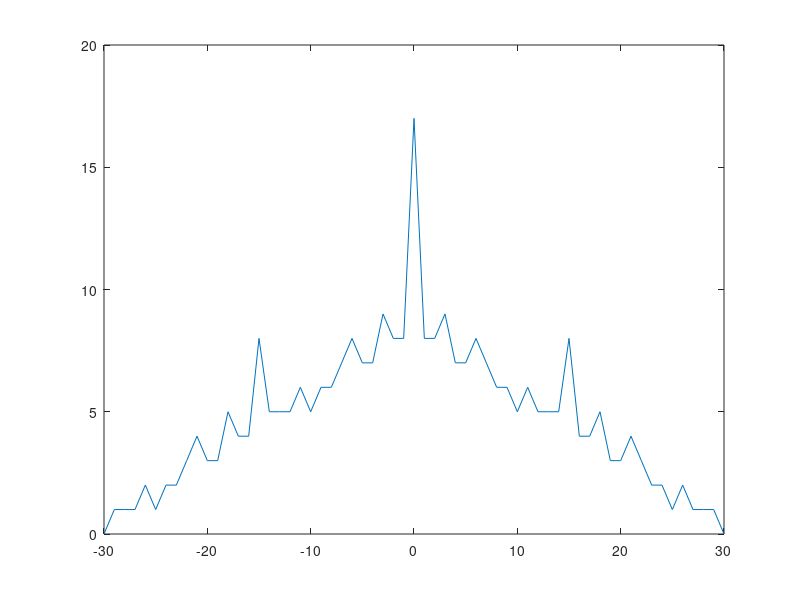

Recreate this plot in MATLAB.
% Инициализация переменных
length = 31;
x = [1, 0, 0, 0, 0];
y = [0, 0, 0, 1, 0];
x2 = [0, 1, 0, 0, 0];
y2 = [1, 1, 0, 0, 0];
golden = zeros(1, length, 'single');
golden2 = zeros(1, length, 'single');

% Основной цикл
for i = 1:length
    % Вычисление XOR для последних битов x и y, результат сохраняется в golden
    golden(i) = xor(x(5), y(5));
    
    % Вычисление XOR для последних битов x2 и y2, результат сохраняется в golden2
    golden2(i) = xor(x2(5), y2(5));
    
    % Сохранение битов для следующей итерации
    savex = xor(x(3), x(4));
    savey = xor(y(2), y(3));
    savex2 = xor(x2(3), x2(4));
    savey2 = xor(y2(2), y2(3));
    
    % Циклический сдвиг битов вправо
    for j = 5:-1:2
        x(j) = x(j - 1);
        y(j) = y(j - 1);
        x2(j) = x2(j - 1);
        y2(j) = y2(j - 1);
    end
    
    % Присваивание новых значений для первого бита
    x(1) = savex;
    y(1) = savey;
    x2(1) = savex2;
    y2(1) = savey2;
end

% Вычисление автокорреляции между golden и golden
[autocor, lag] = xcorr(golden, golden);

% Вывод графика автокорреляции
plot(lag, autocor);

% Вычисление автокорреляции между golden и golden2
[vzcor, lag] = xcorr(golden, golden2);

% Вывод значения автокорреляции для лага 31
disp(vzcor(31));